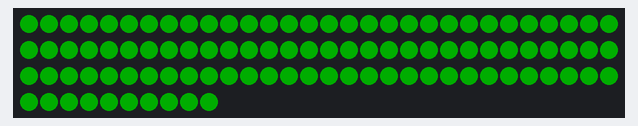
A program run on a simulated CircuitPython board. Parts: 100 RGB LEDs in strip order, left to right, continuing on the next row. Dim RGB values are drawn brighter than linear.

Above: at 0.1 s.
At 2.1 s:
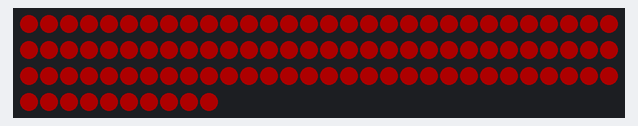
At 4.1 s:
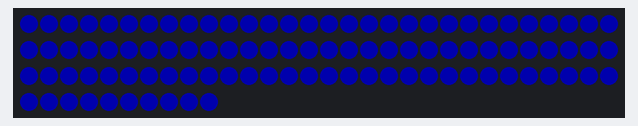
At 5.1 s:
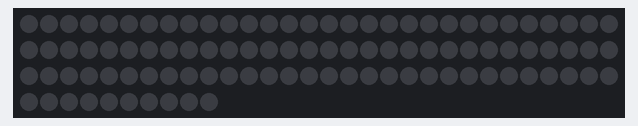

The program:

practice02.py
```python
import time, random
import myNeoPixel

pixel_pin = 18
num_pixels = 100

pixels = myNeoPixel.Pixels(pixel_pin, num_pixels)

rgbList = [ [0, 255, 0],
            [255, 0, 0],
            [0, 0, 255] ]

while True:
    for n in range(3):
        pixels.fill(rgbList[n][0], rgbList[n][1], rgbList[n][2])
        time.sleep(1)

        pixels.fill(0, 0, 0)
        time.sleep(1)
```

myNeoPixel.py
```python
import time, random
import board
import neopixel

class Pixels:
    def __init__(self, num_pin, num_pixels):

        pixel_pin = pixel_pin = getattr(board, f'D{num_pin}')
        self.pixel_pin = pixel_pin,
        self.num_pixels = num_pixels

        ORDER = neopixel.GRB

        self.pixels = neopixel.NeoPixel(
            pixel_pin, num_pixels, brightness=0.2, auto_write=False, pixel_order=ORDER
        )

        # turn off all LEDs
        self.pixels.fill((0, 0, 0))
        self.pixels.show()

    def fill(self, green, red, blue):
        self.pixels.fill((green, red, blue))
        self.pixels.show()

    def lightUp(self, pos, green, red, blue):
        self.pixels[pos] = (green, red, blue)
        self.pixels.show()

class ColroCycler:
    def __init__(self):

        self.rgb = [ [0, 255, 0],
                     [255, 0, 0],
                     [0, 0, 255] ]
        self.index = 0

    def next_rgb(self):
        rgb = self.rgb[self.index]
        self.index = (self.index + 1) % len(self.rgb)
        return rgb
```

Measured:
- by itself, everything shown: repeats every 6.0 s, in 6 steps
- what the display in image 1 shows lasts 1.0 s, from 2.0 s to 3.0 s
